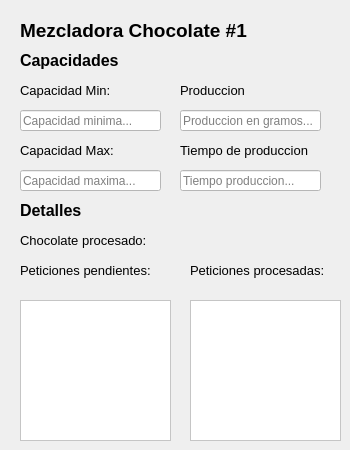
     <widget class="QWidget" name="chocolate_page2">
      <widget class="QLabel" name="label_25">
       <property name="geometry">
        <rect>
         <x>20</x>
         <y>20</y>
         <width>321</width>
         <height>21</height>
        </rect>
       </property>
       <property name="font">
        <font>
         <pointsize>14</pointsize>
         <weight>75</weight>
         <bold>true</bold>
        </font>
       </property>
       <property name="text">
        <string>Mezcladora Chocolate #1</string>
       </property>
      </widget>
      <widget class="QLabel" name="label_26">
       <property name="geometry">
        <rect>
         <x>20</x>
         <y>50</y>
         <width>111</width>
         <height>21</height>
        </rect>
       </property>
       <property name="font">
        <font>
         <pointsize>12</pointsize>
         <weight>75</weight>
         <bold>true</bold>
        </font>
       </property>
       <property name="text">
        <string>Capacidades</string>
       </property>
      </widget>
      <widget class="QLabel" name="label_27">
       <property name="geometry">
        <rect>
         <x>20</x>
         <y>80</y>
         <width>121</width>
         <height>21</height>
        </rect>
       </property>
       <property name="font">
        <font>
         <pointsize>10</pointsize>
         <weight>50</weight>
         <bold>false</bold>
        </font>
       </property>
       <property name="text">
        <string>Capacidad Min:</string>
       </property>
      </widget>
      <widget class="QLineEdit" name="lineEdit_7">
       <property name="geometry">
        <rect>
         <x>20</x>
         <y>110</y>
         <width>141</width>
         <height>21</height>
        </rect>
       </property>
       <property name="styleSheet">
        <string notr="true">background-color: rgb(255, 255, 255);
color: rgb(0, 0, 0);</string>
       </property>
       <property name="inputMask">
        <string/>
       </property>
       <property name="maxLength">
        <number>10</number>
       </property>
       <property name="placeholderText">
        <string>Capacidad minima...</string>
       </property>
      </widget>
      <widget class="QLabel" name="label_28">
       <property name="geometry">
        <rect>
         <x>20</x>
         <y>140</y>
         <width>121</width>
         <height>21</height>
        </rect>
       </property>
       <property name="font">
        <font>
         <pointsize>10</pointsize>
         <weight>50</weight>
         <bold>false</bold>
        </font>
       </property>
       <property name="text">
        <string>Capacidad Max:</string>
       </property>
      </widget>
      <widget class="QLineEdit" name="lineEdit_8">
       <property name="geometry">
        <rect>
         <x>20</x>
         <y>170</y>
         <width>141</width>
         <height>21</height>
        </rect>
       </property>
       <property name="styleSheet">
        <string notr="true">background-color: rgb(255, 255, 255);
color: rgb(0, 0, 0);</string>
       </property>
       <property name="inputMask">
        <string/>
       </property>
       <property name="maxLength">
        <number>10</number>
       </property>
       <property name="placeholderText">
        <string>Capacidad maxima...</string>
       </property>
      </widget>
      <widget class="QLineEdit" name="lineEdit_9">
       <property name="geometry">
        <rect>
         <x>180</x>
         <y>110</y>
         <width>141</width>
         <height>21</height>
        </rect>
       </property>
       <property name="styleSheet">
        <string notr="true">background-color: rgb(255, 255, 255);
color: rgb(0, 0, 0);</string>
       </property>
       <property name="inputMask">
        <string/>
       </property>
       <property name="maxLength">
        <number>10</number>
       </property>
       <property name="placeholderText">
        <string>Produccion en gramos...</string>
       </property>
      </widget>
      <widget class="QLabel" name="label_29">
       <property name="geometry">
        <rect>
         <x>180</x>
         <y>80</y>
         <width>121</width>
         <height>21</height>
        </rect>
       </property>
       <property name="font">
        <font>
         <pointsize>10</pointsize>
         <weight>50</weight>
         <bold>false</bold>
        </font>
       </property>
       <property name="text">
        <string>Produccion</string>
       </property>
      </widget>
      <widget class="QLabel" name="label_30">
       <property name="geometry">
        <rect>
         <x>180</x>
         <y>140</y>
         <width>131</width>
         <height>21</height>
        </rect>
       </property>
       <property name="font">
        <font>
         <pointsize>10</pointsize>
         <weight>50</weight>
         <bold>false</bold>
        </font>
       </property>
       <property name="text">
        <string>Tiempo de produccion</string>
       </property>
      </widget>
      <widget class="QLineEdit" name="lineEdit_10">
       <property name="geometry">
        <rect>
         <x>180</x>
         <y>170</y>
         <width>141</width>
         <height>21</height>
        </rect>
       </property>
       <property name="styleSheet">
        <string notr="true">background-color: rgb(255, 255, 255);
color: rgb(0, 0, 0);</string>
       </property>
       <property name="inputMask">
        <string/>
       </property>
       <property name="maxLength">
        <number>10</number>
       </property>
       <property name="placeholderText">
        <string>Tiempo produccion...</string>
       </property>
      </widget>
      <widget class="QLabel" name="label_31">
       <property name="geometry">
        <rect>
         <x>20</x>
         <y>200</y>
         <width>111</width>
         <height>21</height>
        </rect>
       </property>
       <property name="font">
        <font>
         <pointsize>12</pointsize>
         <weight>75</weight>
         <bold>true</bold>
        </font>
       </property>
       <property name="text">
        <string>Detalles</string>
       </property>
      </widget>
      <widget class="QLabel" name="label_32">
       <property name="geometry">
        <rect>
         <x>20</x>
         <y>230</y>
         <width>301</width>
         <height>21</height>
        </rect>
       </property>
       <property name="font">
        <font>
         <pointsize>10</pointsize>
         <weight>50</weight>
         <bold>false</bold>
        </font>
       </property>
       <property name="text">
        <string>Chocolate procesado:</string>
       </property>
      </widget>
      <widget class="QLabel" name="label_33">
       <property name="geometry">
        <rect>
         <x>20</x>
         <y>260</y>
         <width>131</width>
         <height>21</height>
        </rect>
       </property>
       <property name="font">
        <font>
         <pointsize>10</pointsize>
         <weight>50</weight>
         <bold>false</bold>
        </font>
       </property>
       <property name="text">
        <string>Peticiones pendientes:</string>
       </property>
      </widget>
      <widget class="QPlainTextEdit" name="plainTextEdit_2">
       <property name="geometry">
        <rect>
         <x>20</x>
         <y>300</y>
         <width>151</width>
         <height>141</height>
        </rect>
       </property>
       <property name="autoFillBackground">
        <bool>true</bool>
       </property>
       <property name="styleSheet">
        <string notr="true">background-color: rgb(255, 255, 255);</string>
       </property>
       <property name="readOnly">
        <bool>true</bool>
       </property>
      </widget>
      <widget class="QLabel" name="label_34">
       <property name="geometry">
        <rect>
         <x>190</x>
         <y>260</y>
         <width>141</width>
         <height>21</height>
        </rect>
       </property>
       <property name="font">
        <font>
         <pointsize>10</pointsize>
         <weight>50</weight>
         <bold>false</bold>
        </font>
       </property>
       <property name="text">
        <string>Peticiones procesadas:</string>
       </property>
      </widget>
      <widget class="QPlainTextEdit" name="plainTextEdit_3">
       <property name="geometry">
        <rect>
         <x>190</x>
         <y>300</y>
         <width>151</width>
         <height>141</height>
        </rect>
       </property>
       <property name="autoFillBackground">
        <bool>true</bool>
       </property>
       <property name="styleSheet">
        <string notr="true">background-color: rgb(255, 255, 255);</string>
       </property>
       <property name="readOnly">
        <bool>true</bool>
       </property>
      </widget>
     </widget>
